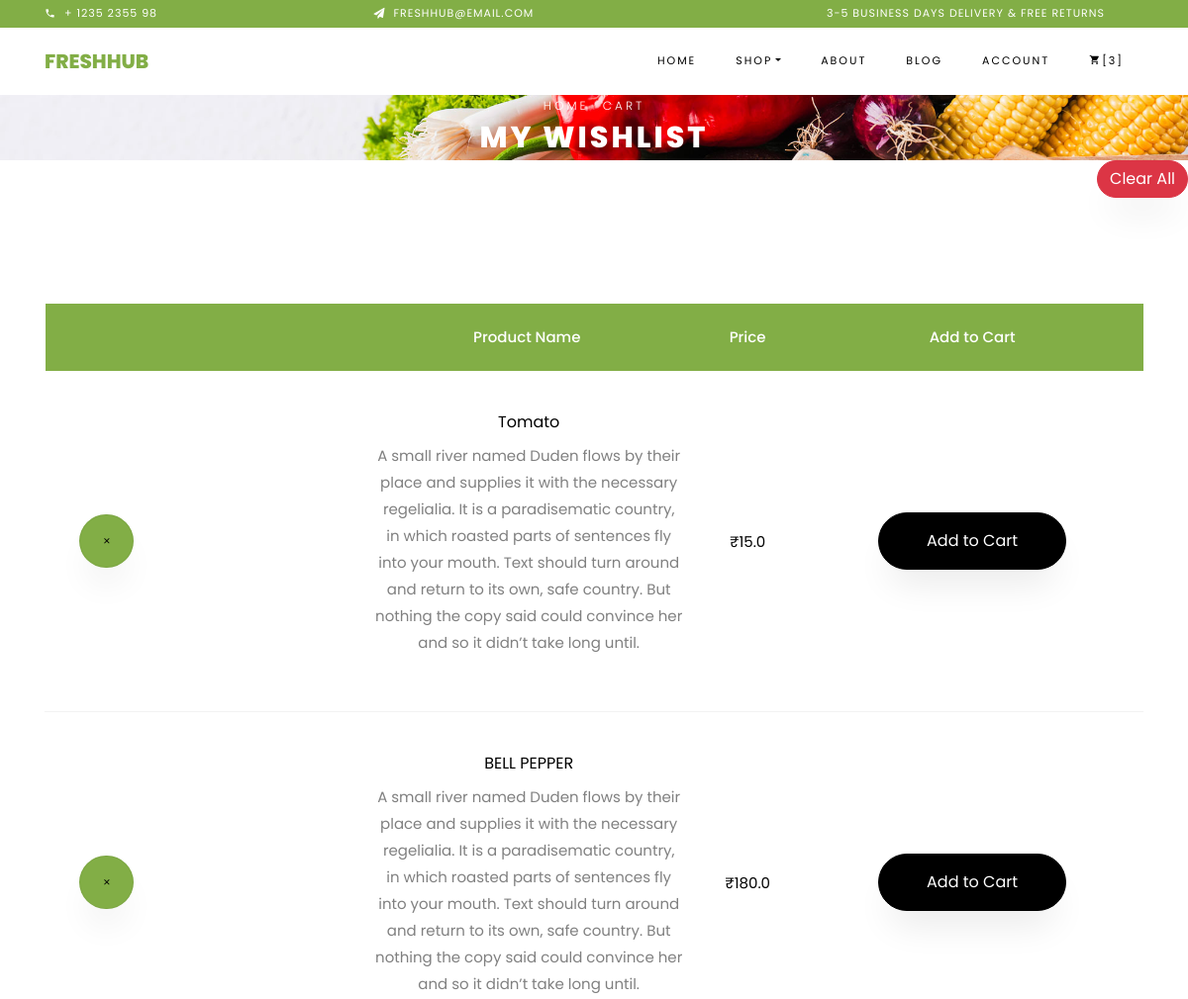
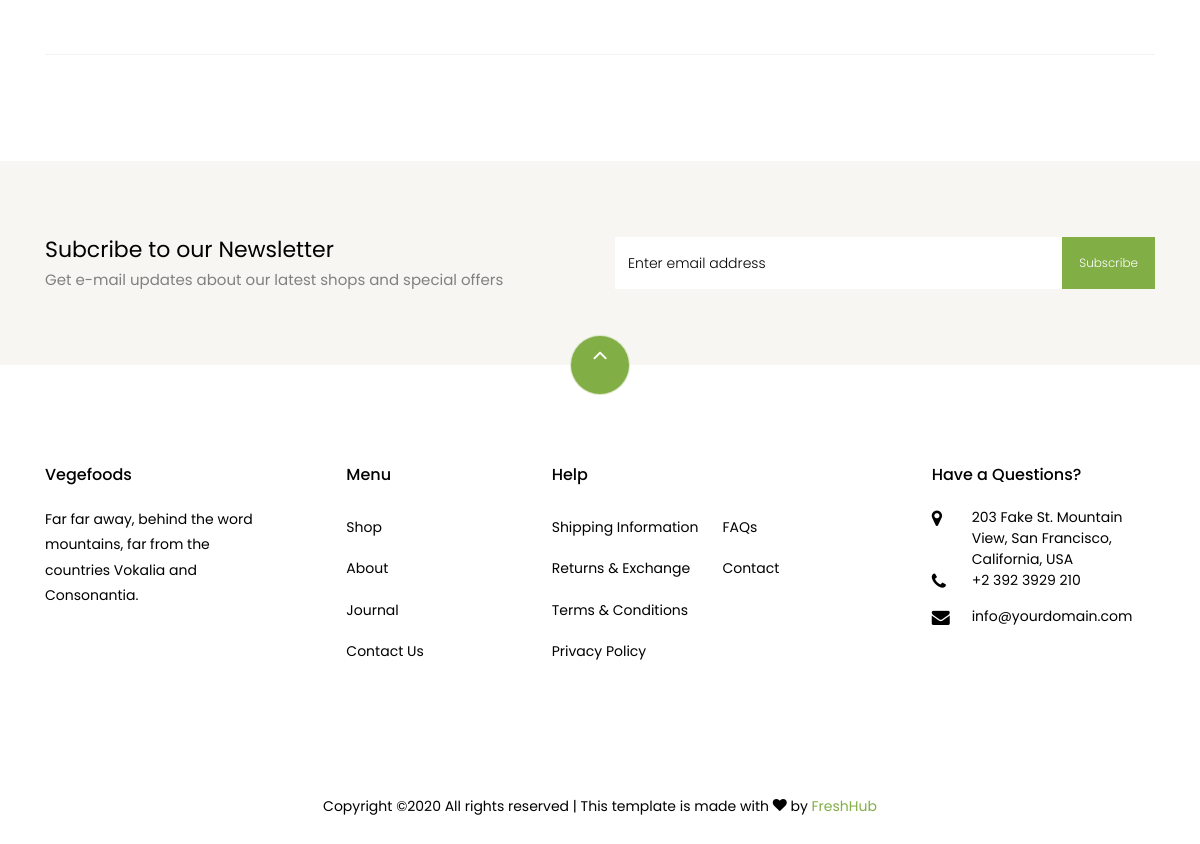
/wishlist, run on the app's committed database (2 pictures, top to bottom).
### onlinefoods/models.py (models this page shows)
class product(models.Model):
    pname = models.CharField(max_length=100)
    category = models.CharField(max_length=100)
    pimage = models.ImageField(null=True)
    price = models.FloatField()
    desc = models.TextField()
    rating = models.IntegerField(default=0)

class wishlists(models.Model):
    user = models.CharField(max_length=100,default=0)
    wish_pid = models.IntegerField()
    wish_pname = models.CharField(max_length=100)

### onlinefoods/views.py (the view)
# urls.py: path('wishlist', views.wishlist, name='wishlist'),
def wishlist(request):
    if request.session.get('user', False):
        user = request.session['user']
    else:
        user = 0
    c = carts.objects.filter(user=user)
    p = product.objects.all()
    w = wishlists.objects.filter(user=user)
    try:
        t = total.objects.get(user=user)
        counts = t.counts
    except total.DoesNotExist:
        counts =0
    return render(request,'wishlist.html',{'crt':c, 'pr':p, 'wish':w, 'counts':counts})

### templates/wishlist.html (shortened to what this page needs)
<!DOCTYPE html>
{% extends 'base.html' %}
{% load static %}
{% block content %}
  </head>
  <body class="goto-here">
		<div class="py-1 bg-primary">
    	<div class="container">
    		<div class="row no-gutters d-flex align-items-start align-items-center px-md-0">
	    		<div class="col-lg-12 d-block">
		    		<div class="row d-flex">
		    			<div class="col-md pr-4 d-flex topper align-items-center">
					    	<div class="icon mr-2 d-flex justify-content-center align-items-center"><span class="icon-phone2"></span></div>
						    <span class="text">+ 1235 2355 98</span>
					    </div>
					    <div class="col-md pr-4 d-flex topper align-items-center">
					    	<div class="icon mr-2 d-flex justify-content-center align-items-center"><span class="icon-paper-plane"></span></div>
						    <span class="text">FreshHub@email.com</span>
					    </div>
					    <div class="col-md-5 pr-4 d-flex topper align-items-center text-lg-right">
						    <span class="text">3-5 Business days delivery &amp; Free Returns</span>
					    </div>
				    </div>
			    </div>
		    </div>
		  </div>
    </div>
    <nav class="navbar navbar-expand-lg navbar-dark ftco_navbar bg-dark ftco-navbar-light" id="ftco-navbar">
	    <div class="container">
	      <a class="navbar-brand" href="index.html">FreshHub</a>
	      <div class="collapse navbar-collapse" id="ftco-nav">
	        <ul class="navbar-nav ml-auto">
	          <li class="nav-item"><a href="." class="nav-link">Home</a></li>
	          <li class="nav-item dropdown">
              <a class="nav-link dropdown-toggle" href="#" id="dropdown04" data-toggle="dropdown" aria-haspopup="true" aria-expanded="false">Shop</a>
            </li>
	          <li class="nav-item "><a href="about" class="nav-link">About</a></li>
	          <li class="nav-item"><a href="#" class="nav-link">Blog</a></li>
	          <li class="nav-item active"><a href="account" class="nav-link">Account</a></li>
	          <li class="nav-item cta cta-colored"><a href="cart" class="nav-link"><span class="icon-shopping_cart"></span>[{{counts}}]</a></li>
	        </ul>
	      </div>
	    </div>
	  </nav>
   <div class="hero-wrap " style="background-image: url('media/bg_1.jpg');">
      <div class="container">
        <div class="row no-gutters slider-text align-items-center justify-content-center">
          <div class="col-md-9 ftco-animate text-center">
          	<p class="breadcrumbs"><span class="mr-2"><a href="index.html">Home</a></span> <span>Cart</span></p>
            <h1 class="mb-0 bread">My Wishlist</h1>
          </div>
        </div>
      </div>
    </div><p align="right"><a href="clear_wish" class="btn btn-danger ">Clear All</a></p>
    <section class="ftco-section ftco-cart">
			<div class="container">
				<div class="row">
    			<div class="col-md-12 ftco-animate">
    				<div class="cart-list">
	    				<table class="table">
						    <thead class="thead-primary">
						      <tr class="text-center">
						        <th>&nbsp;</th>
						        <th></th>
						        <th>Product Name&nbsp;</th>
						        <th>Price</th>
						        <th>Add to Cart</th>
						      </tr>
						    </thead>
						    <tbody>
							{% if wish %}
							{% for i in wish %}
								{% for j in pr %}
						        {% if i.wish_pname == j.pname %}
						      <tr id="tr{{ i.wish_pid}}" class="text-center">
						        <td class="product-remove">
									<form action="del_wish" method="post">{% csrf_token %}
									<button class="btn btn-primary py-3 px-4" name="btn_del" value="{{i.id}}"><span class="ion-ios-close"></span></button>
						        	</form></td>
						        <td class="image-prod"><div class="img" style="background-image:url({{j.pimage.url}});"></div></td>
						        <td class="product-name">
						        	<h3>{{i.wish_pname}}</h3>
						        	<p>{{j.desc}}</p>
						        </td>
						        <td class="price">₹{{j.price}}</td>
						        <td class="total"><input id="crt_btn" data-catid="{{i.wish_pid}}"  type="button" class="crt_btn btn btn-black py-3 px-5" value="Add to Cart"></td>
						      </tr>
							{% endif %}
								  {% endfor %}
							{% endfor %}
							{% endif %}
						    </tbody>
						  </table>
					  </div>
    			</div>
    		</div>
			</div>
		</section>
		<section class="ftco-section ftco-no-pt ftco-no-pb py-5 bg-light">
      <div class="container py-4">
        <div class="row d-flex justify-content-center py-5">
          <div class="col-md-6">
          	<h2 style="font-size: 22px;" class="mb-0">Subcribe to our Newsletter</h2>
          	<span>Get e-mail updates about our latest shops and special offers</span>
          </div>
          <div class="col-md-6 d-flex align-items-center">
            <form action="#" class="subscribe-form">
              <div class="form-group d-flex">
                <input type="text" class="form-control" placeholder="Enter email address">
                <input type="submit" value="Subscribe" class="submit px-3">
              </div>
            </form>
          </div>
        </div>
      </div>
    </section>
    <footer class="ftco-footer ftco-section">
      <div class="container">
      	<div class="row">
      		<div class="mouse">
						<a href="#" class="mouse-icon">
							<div class="mouse-wheel"><span class="ion-ios-arrow-up"></span></div>
						</a>
					</div>
      	</div>
        <div class="row mb-5">
          <div class="col-md">
            <div class="ftco-footer-widget mb-4">
              <h2 class="ftco-heading-2">Vegefoods</h2>
              <p>Far far away, behind the word mountains, far from the countries Vokalia and Consonantia.</p>
              <ul class="ftco-footer-social list-unstyled float-md-left float-lft mt-5">
              </ul>
            </div>
          </div>
          <div class="col-md">
            <div class="ftco-footer-widget mb-4 ml-md-5">
              <h2 class="ftco-heading-2">Menu</h2>
              <ul class="list-unstyled">
                <li><a href="#" class="py-2 d-block">Shop</a></li>
                <li><a href="#" class="py-2 d-block">About</a></li>
                <li><a href="#" class="py-2 d-block">Journal</a></li>
                <li><a href="#" class="py-2 d-block">Contact Us</a></li>
              </ul>
            </div>
          </div>
          <div class="col-md-4">
             <div class="ftco-footer-widget mb-4">
              <h2 class="ftco-heading-2">Help</h2>
              <div class="d-flex">
	              <ul class="list-unstyled mr-l-5 pr-l-3 mr-4">
	                <li><a href="#" class="py-2 d-block">Shipping Information</a></li>
	                <li><a href="#" class="py-2 d-block">Returns &amp; Exchange</a></li>
	                <li><a href="#" class="py-2 d-block">Terms &amp; Conditions</a></li>
	                <li><a href="#" class="py-2 d-block">Privacy Policy</a></li>
	              </ul>
	              <ul class="list-unstyled">
	                <li><a href="#" class="py-2 d-block">FAQs</a></li>
	                <li><a href="#" class="py-2 d-block">Contact</a></li>
	              </ul>
	            </div>
            </div>
          </div>
          <div class="col-md">
            <div class="ftco-footer-widget mb-4">
            	<h2 class="ftco-heading-2">Have a Questions?</h2>
            	<div class="block-23 mb-3">
	              <ul>
	                <li><span class="icon icon-map-marker"></span><span class="text">203 Fake St. Mountain View, San Francisco, California, USA</span></li>
	                <li><a href="#"><span class="icon icon-phone"></span><span class="text">+2 392 3929 210</span></a></li>
	                <li><a href="#"><span class="icon icon-envelope"></span><span class="text">info@yourdomain.com</span></a></li>
	              </ul>
	            </div>
            </div>
          </div>
        </div>
        <div class="row">
          <div class="col-md-12 text-center">
            <p>
						  Copyright &copy;<script>document.write(new Date().getFullYear());</script> All rights reserved | This template is made with <i class="icon-heart color-danger" aria-hidden="true"></i> by <a href="#" target="_blank">FreshHub</a>
						</p>
          </div>
        </div>
      </div>
    </footer>
      {% endblock %}

### static/css/icomoon.css (style rules this page uses)
[class^="icon-"], [class*=" icon-"] { font-family: 'icomoon' !important; speak: none; font-style: normal; font-weight: normal; font-variant: normal; text-transform: none; line-height: 1; -webkit-font-smoothing: antialiased; -moz-osx-font-smoothing: grayscale; }
.icon-heart:before { content: "\f004"; }
.icon-map-marker:before { content: "\f041"; }
.icon-phone:before { content: "\f095"; }
.icon-envelope:before { content: "\f0e0"; }
.icon-paper-plane:before { content: "\f1d8"; }
.icon-phone2:before { content: "\e0cd"; }
.icon-shopping_cart:before { content: "\e8cc"; }

### data on the page
wishlists: wish_pname "Tomato"
product: {{ i.id }} 24 (drawn), desc "A small river named Duden flows by their place and supplies it with the necessary regelialia. It is a paradisematic country, in which roasted parts of sentences fly into your mouth. Text should turn around and return to its own, safe country. But nothing the copy said could convince her and so it didn’t take long until.", price "15.0"
wishlists: wish_pname "BELL PEPPER"
product: {{ i.id }} 25 (drawn), desc "A small river named Duden flows by their place and supplies it with the necessary regelialia. It is a paradisematic country, in which roasted parts of sentences fly into your mouth. Text should turn around and return to its own, safe country. But nothing the copy said could convince her and so it didn’t take long until.", price "180.0"

### other printed values
{{ counts }} "3"
